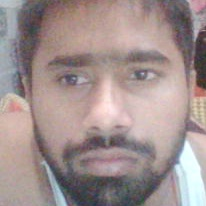
#> input picture known_faces/pintu.jpg, 206 x 206 px; its folder holds only this picture in this run
$ python -i database.py   (imports and definitions only)
#> lines starting #> are read from the running program, lines starting #| are printed output that depends on the picture
import cv2
import numpy as np
import os
from PIL import Image
from config import KNOWN_FACES_DIR, MODEL_PATH, CASCADE_PATH, SCALE_FACTOR, MIN_NEIGHBORS


def build_and_save_model():
    """
    Reads all images from known_faces/, trains LBPH model, saves it.

    FOLDER STRUCTURE SUPPORTED:
      Option A — Subfolders per person (webcam registration, 50 photos):
        known_faces/
          john/
            photo1.jpg ... photo50.jpg

      Option B — Single flat image per person (fallback):
        known_faces/
          john.jpg

    KEY FIX: Subfolder images are used directly without strict Haar detection.
    50 webcam photos include dark/blurry frames intentionally — LBPH can still
    learn from them. Only truly black frames (brightness < 10) are skipped.
    """
    print("[INFO] Loading known faces from:", KNOWN_FACES_DIR)

    if not os.path.exists(KNOWN_FACES_DIR):
        print("[ERROR] known_faces/ folder not found!")
        return {}, False

    face_cascade = cv2.CascadeClassifier(CASCADE_PATH)

    faces     = []
    labels    = []
    label_map = {}
    label_id  = 0

    # ── Collect (name, path, is_subfolder) tuples ─────────────────────────
    image_pairs = []

    # Option A: subfolders per person
    for entry in os.scandir(KNOWN_FACES_DIR):
        if entry.is_dir():
            name = entry.name
            for f in os.scandir(entry.path):
                if f.name.lower().endswith(('.jpg', '.jpeg', '.png')):
                    image_pairs.append((name, f.path, True))

    # Option B: flat root images (fallback)
    for f in os.scandir(KNOWN_FACES_DIR):
        if f.is_file() and f.name.lower().endswith(('.jpg', '.jpeg', '.png')):
            name = os.path.splitext(f.name)[0]
            image_pairs.append((name, f.path, False))

    if not image_pairs:
        print("[ERROR] No image files found in known_faces/")
        return {}, False

    print(f"[INFO] Found {len(image_pairs)} image(s) to process...")

    for name, path, is_subfolder in image_pairs:
        filename = os.path.basename(path)
        print(f"[INFO] Processing: {filename}  ->  name='{name}'")

        try:
            pil_img = Image.open(path).convert("L")
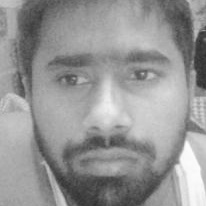
#> pil_img: PIL image 206x206 L; min 45, max 253, mean 149.6

            w, h = pil_img.size
#> w = 206; h = 206
            if w > 800:
                ratio   = 800 / w
                pil_img = pil_img.resize((800, int(h * ratio)), Image.LANCZOS)

            img_np = np.array(pil_img, dtype=np.uint8)

            # Skip completely black frames
            brightness = img_np.mean()
#> brightness = 149.6
            if brightness < 10:
                print(f"  [WARN] Skipping black frame: {filename} (brightness={brightness:.1f})")
                continue

            if is_subfolder:
                # Webcam captured frames — try lenient Haar first, fallback to full frame
                detected = face_cascade.detectMultiScale(
                    img_np,
                    scaleFactor=1.05,
                    minNeighbors=2,
                    minSize=(20, 20),
                )
                if len(detected) > 0:
                    x, y, fw, fh = detected[0]
                    face_roi = img_np[y:y+fh, x:x+fw]
                else:
                    # Use full frame — LBPH still learns texture from it
                    face_roi = img_np
                    print(f"  [INFO] No face detected, using full frame")
            else:
                # Flat root image — strict Haar detection
                detected = face_cascade.detectMultiScale(
                    img_np,
                    scaleFactor=SCALE_FACTOR,
                    minNeighbors=MIN_NEIGHBORS,
                    minSize=(30, 30),
                )
#> detected = [[19, 12, 176, 176]]
                if len(detected) == 0:
                    print(f"  [WARN] No face detected in {filename} — skipping")
                    continue
                x, y, fw, fh = detected[0]
#> x = 19; y = 12; fw = 176; fh = 176
                face_roi = img_np[y:y+fh, x:x+fw]
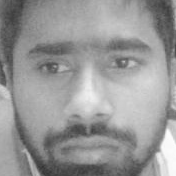
#> face_roi: shape (176, 176); min 51, max 253, mean 151.2

            face_roi = cv2.resize(face_roi, (200, 200))
#> face_roi: shape (200, 200)

            # Assign label id
            if name not in label_map.values():
                label_map[label_id] = name
                current_id = label_id
                label_id  += 1
            else:
                current_id = next(k for k, v in label_map.items() if v == name)

            faces.append(face_roi)
            labels.append(current_id)
            print(f"  [OK] Loaded face for '{name}' (id={current_id})")

        except Exception as e:
            print(f"  [ERROR] Failed on {filename}: {e}")
            continue

    if not faces:
        print("[ERROR] No valid faces found.")
        return {}, False

    recognizer = cv2.face.LBPHFaceRecognizer_create()
    recognizer.train(faces, np.array(labels))
    recognizer.save(MODEL_PATH)

    print(f"\n[INFO] Model trained with {len(faces)} face(s): {list(label_map.values())}")
#| [INFO] Model trained with 1 face(s): ['pintu']
    print(f"[INFO] Saved to: {MODEL_PATH}\n")
    return label_map, True


def load_known_faces():
    face_cascade = cv2.CascadeClassifier(CASCADE_PATH)
    label_map, ok = build_and_save_model()
    if not ok:
        return None, {}, face_cascade
    recognizer = cv2.face.LBPHFaceRecognizer_create()
    recognizer.read(MODEL_PATH)
    return recognizer, label_map, face_cascade

>>> result = build_and_save_model()

$ run again, on known_faces/sachin.jpg
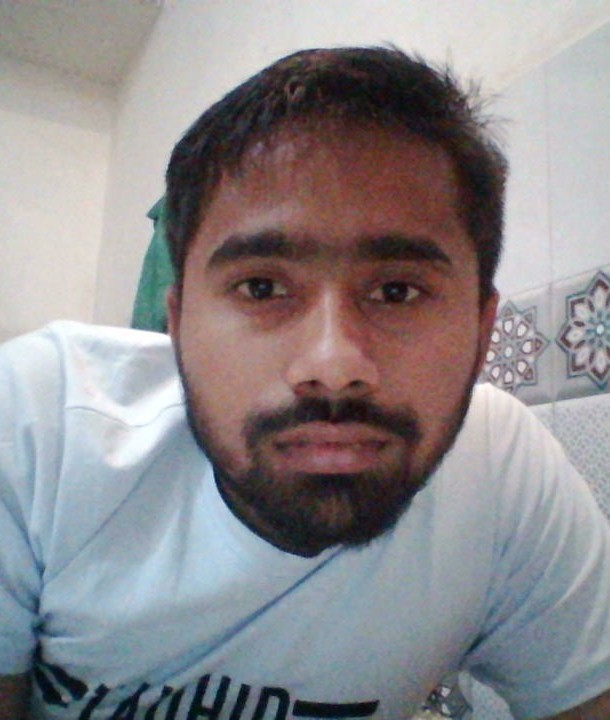
#> input picture known_faces/sachin.jpg, 610 x 720 px
#> in build_and_save_model, `pil_img = Image.open(path).convert("L")`:
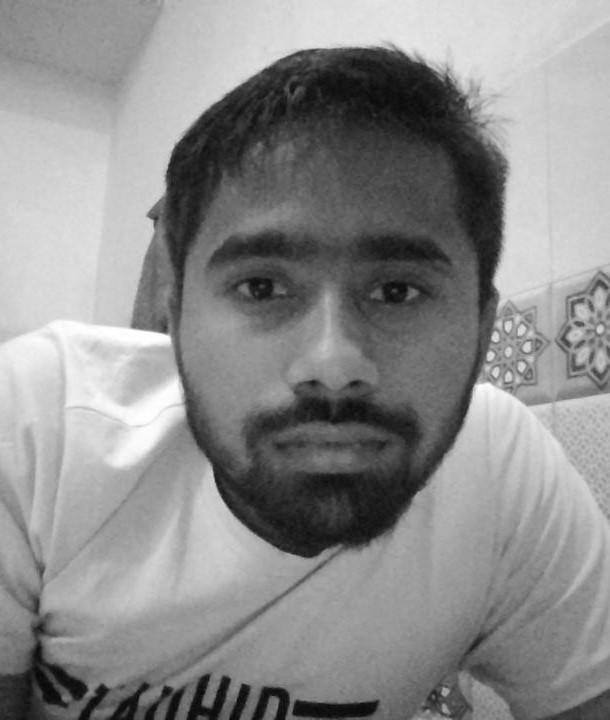
#> pil_img: PIL image 610x720 L; min 7, max 255, mean 140.1
#> brightness = 140.1
#> detected = [[125, 132, 410, 410]]
#> x = 125; y = 132; fw = 410
#> in build_and_save_model, `face_roi = img_np[y:y+fh, x:x+fw]`:
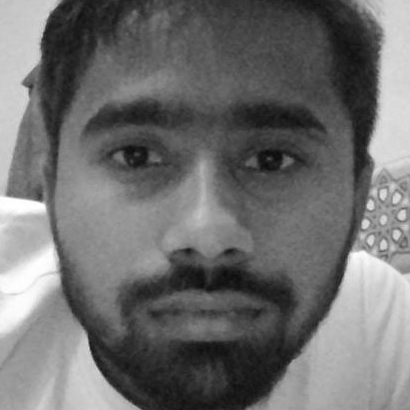
#> face_roi: shape (410, 410); min 10, max 255, mean 110.5
#| [INFO] Model trained with 1 face(s): ['sachin']
